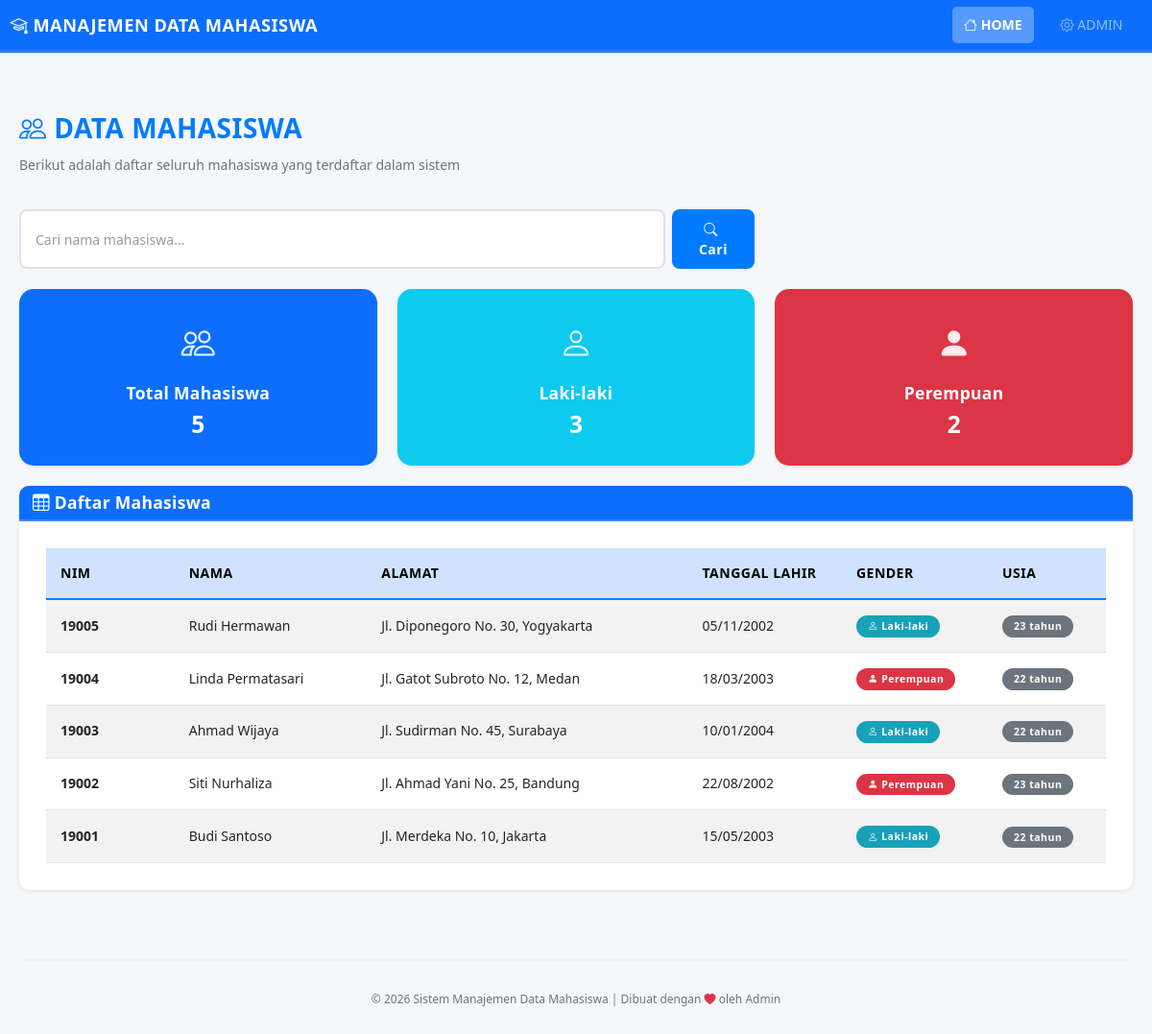
The page / on the database its author committed.
### tables this page shows
CREATE TABLE IF NOT EXISTS mahasiswa (
    NIM VARCHAR(20) PRIMARY KEY COMMENT 'Nomor Induk Mahasiswa',
    NAMA VARCHAR(100) NOT NULL COMMENT 'Nama Mahasiswa',
    ALAMAT TEXT NOT NULL COMMENT 'Alamat Mahasiswa',
    TANGGAL_LAHIR DATE NOT NULL COMMENT 'Tanggal Lahir Mahasiswa',
    GENDER ENUM('Laki-laki', 'Perempuan') NOT NULL COMMENT 'Jenis Kelamin Mahasiswa',
    CREATED_AT TIMESTAMP DEFAULT CURRENT_TIMESTAMP COMMENT 'Waktu Pembuatan Data',
    UPDATED_AT TIMESTAMP DEFAULT CURRENT_TIMESTAMP ON UPDATE CURRENT_TIMESTAMP COMMENT 'Waktu Update Data'
);

### includes/functions.php (called while the page is built, shortened)
<?php
function hitungUsia($tanggal_lahir)
{
    $birthDate = new DateTime($tanggal_lahir);
    $today = new DateTime('today');
    $age = $birthDate->diff($today)->y;
    return $age;
}
function formatTanggal($tanggal)
{
    return date('d/m/Y', strtotime($tanggal));
}
function ambilSemuaMahasiswa($conn, $search = '')
{
    if (!empty($search)) {
        $search = '%' . $search . '%';
        $query = "SELECT * FROM mahasiswa WHERE NAMA LIKE ? ORDER BY NIM DESC";
        $stmt = mysqli_prepare($conn, $query);
        mysqli_stmt_bind_param($stmt, "s", $search);
    } else {
        $query = "SELECT * FROM mahasiswa ORDER BY NIM DESC";
        $stmt = mysqli_prepare($conn, $query);
    }
    mysqli_stmt_execute($stmt);
    $result = mysqli_stmt_get_result($stmt);
    $data = [];
    while ($row = mysqli_fetch_assoc($result)) {
        $data[] = $row;
    }
    return $data;
}
function hitungStatistik($conn)
{
    $query = "SELECT
                COUNT(*) as total,
                SUM(CASE WHEN GENDER='Laki-laki' THEN 1 ELSE 0 END) as laki_laki,
                SUM(CASE WHEN GENDER='Perempuan' THEN 1 ELSE 0 END) as perempuan
              FROM mahasiswa";
    $result = mysqli_query($conn, $query);
    $data = mysqli_fetch_assoc($result);
    return [
        'total' => $data['total'] ?? 0,
        'laki_laki' => $data['laki_laki'] ?? 0,
        'perempuan' => $data['perempuan'] ?? 0
    ];
}
?>

### index.php (the view, shortened to what this page needs)
<?php
require_once __DIR__ . '/includes/functions.php';
$conn = getDBConnection();
$search = isset($_GET['search']) ? trim($_GET['search']) : '';
$mahasiswa = ambilSemuaMahasiswa($conn, $search);
$statistik = hitungStatistik($conn);
?>
<!DOCTYPE html>
<html lang="id">
<head>
    <link href="https://cdn.jsdelivr.net/npm/bootstrap@5.3.0/dist/css/bootstrap.min.css" rel="stylesheet">
    <link href="https://cdn.jsdelivr.net/npm/bootstrap-icons@1.11.0/font/bootstrap-icons.css" rel="stylesheet">
    <link rel="stylesheet" href="assets/css/style.css">
</head>
<body>
    <nav class="navbar navbar-expand-lg navbar-dark bg-primary">
        <div class="container-fluid">
            <a class="navbar-brand fw-bold" href="index.php">
                <i class="bi bi-mortarboard"></i> MANAJEMEN DATA MAHASISWA
            </a>
            <div class="collapse navbar-collapse" id="navbarNav">
                <ul class="navbar-nav ms-auto">
                    <li class="nav-item">
                        <a class="nav-link active" href="index.php">
                            <i class="bi bi-house"></i> HOME
                        </a>
                    </li>
                    <li class="nav-item">
                        <a class="nav-link" href="admin/index.php">
                            <i class="bi bi-gear"></i> ADMIN
                        </a>
                    </li>
                </ul>
            </div>
        </div>
    </nav>
    <div class="container mt-5">
        <div class="row mb-4">
            <div class="col-md-12">
                <h2 class="text-primary fw-bold">
                    <i class="bi bi-people"></i> DATA MAHASISWA
                </h2>
                <p class="text-muted">Berikut adalah daftar seluruh mahasiswa yang terdaftar dalam sistem</p>
            </div>
        </div>
        <div class="row mb-4">
            <div class="col-md-8">
                <form method="GET" action="index.php" class="d-flex gap-2">
                    <input
                        type="text"
                        class="form-control"
                        placeholder="Cari nama mahasiswa..."
                        name="search"
                        value="<?php echo htmlspecialchars($search); ?>"
                    >
                    <button type="submit" class="btn btn-primary">
                        <i class="bi bi-search"></i> Cari
                    </button>
                </form>
            </div>
        </div>
        <div class="row mb-4">
            <div class="col-md-4">
                <div class="card bg-primary text-white shadow-sm">
                    <div class="card-body text-center">
                        <i class="bi bi-people" style="font-size: 2.5rem;"></i>
                        <h5 class="card-title mt-3">Total Mahasiswa</h5>
                        <p class="card-text h3 fw-bold"><?php echo $statistik['total']; ?></p>
                    </div>
                </div>
            </div>
            <div class="col-md-4">
                <div class="card bg-info text-white shadow-sm">
                    <div class="card-body text-center">
                        <i class="bi bi-person" style="font-size: 2.5rem;"></i>
                        <h5 class="card-title mt-3">Laki-laki</h5>
                        <p class="card-text h3 fw-bold"><?php echo $statistik['laki_laki']; ?></p>
                    </div>
                </div>
            </div>
            <div class="col-md-4">
                <div class="card bg-danger text-white shadow-sm">
                    <div class="card-body text-center">
                        <i class="bi bi-person-fill" style="font-size: 2.5rem;"></i>
                        <h5 class="card-title mt-3">Perempuan</h5>
                        <p class="card-text h3 fw-bold"><?php echo $statistik['perempuan']; ?></p>
                    </div>
                </div>
            </div>
        </div>
        <div class="row">
            <div class="col-md-12">
                <div class="card shadow-sm">
                    <div class="card-header bg-primary text-white">
                        <h5 class="mb-0">
                            <i class="bi bi-table"></i>
                            Daftar Mahasiswa
                        </h5>
                    </div>
                    <div class="card-body">
                        <?php if (empty($mahasiswa)): ?>
                            <div class="alert alert-info" role="alert">
                                <i class="bi bi-info-circle"></i>
                                <?php if (!empty($search)): ?>
                                    Tidak ada data mahasiswa dengan nama "<strong><?php echo htmlspecialchars($search); ?></strong>"
                                <?php else: ?>
                                    Belum ada data mahasiswa terdaftar.
                                <?php endif; ?>
                            </div>
                        <?php else: ?>
                            <div class="table-responsive">
                                <table class="table table-striped table-hover">
                                    <thead class="table-primary">
                                        <tr>
                                            <th style="width: 10%;">NIM</th>
                                            <th style="width: 15%;">Nama</th>
                                            <th style="width: 25%;">Alamat</th>
                                            <th style="width: 12%;">Tanggal Lahir</th>
                                            <th style="width: 8%;">Gender</th>
                                            <th style="width: 8%;">Usia</th>
                                        </tr>
                                    </thead>
                                    <tbody>
                                        <?php foreach ($mahasiswa as $row): ?>
                                            <tr>
                                                <td><strong><?php echo htmlspecialchars($row['NIM']); ?></strong></td>
                                                <td><?php echo htmlspecialchars($row['NAMA']); ?></td>
                                                <td><?php echo htmlspecialchars($row['ALAMAT']); ?></td>
                                                <td><?php echo formatTanggal($row['TANGGAL_LAHIR']); ?></td>
                                                <td>
                                                    <?php if ($row['GENDER'] === 'Laki-laki'): ?>
                                                        <span class="badge bg-info"><i class="bi bi-person"></i> Laki-laki</span>
                                                    <?php else: ?>
                                                        <span class="badge bg-danger"><i class="bi bi-person-fill"></i> Perempuan</span>
                                                    <?php endif; ?>
                                                </td>
                                                <td>
                                                    <span class="badge bg-secondary"><?php echo hitungUsia($row['TANGGAL_LAHIR']); ?> tahun</span>
                                                </td>
                                            </tr>
                                        <?php endforeach; ?>
                                    </tbody>
                                </table>
                            </div>
                        <?php endif; ?>
                    </div>
                </div>
            </div>
        </div>
        <div class="row mt-5 mb-4">
            <div class="col-md-12">
                <hr>
                <p class="text-center text-muted small">
                    &copy; 2026 Sistem Manajemen Data Mahasiswa | Dibuat dengan <i class="bi bi-heart-fill text-danger"></i> oleh Admin
                </p>
            </div>
        </div>
    </div>
</body>
</html>

### assets/css/style.css (style rules this page uses)
:root { --primary-color: #007bff; --success-color: #28a745; --danger-color: #dc3545; --warning-color: #ffc107; --info-color: #17a2b8; --dark-color: #343a40; --light-color: #f8f9fa; --border-color: #dee2e6; --shadow-sm: 0 0.125rem 0.25rem rgba(0, 0, 0, 0.075); --transition: all 0.3s ease; }
* { margin: 0; padding: 0; box-sizing: border-box; }
html, body { font-family: 'Segoe UI', Roboto, 'Helvetica Neue', Arial, sans-serif; background-color: #f5f7fa; color: #333; font-size: 14px; line-height: 1.6; }
.navbar { box-shadow: var(--shadow-sm); border-bottom: 3px solid rgba(255, 255, 255, 0.1); }
.navbar-brand { font-size: 1.3rem; letter-spacing: 0.5px; transition: var(--transition); }
.nav-link { margin: 0 8px; border-radius: 5px; padding: 8px 12px !important; transition: var(--transition); }
.nav-link.active { background-color: rgba(255, 255, 255, 0.3); font-weight: 600; }
.card { border: none; border-radius: 10px; overflow: hidden; transition: var(--transition); }
.card-header { border-bottom: 2px solid rgba(255, 255, 255, 0.2); font-weight: 600; letter-spacing: 0.5px; }
.card-body { padding: 2rem; }
.card.bg-primary, .card.bg-info, .card.bg-danger, .card.bg-warning { border-radius: 15px; box-shadow: 0 5px 15px rgba(0, 0, 0, 0.1); }
.card.bg-primary .card-text, .card.bg-info .card-text, .card.bg-danger .card-text, .card.bg-warning .card-text { font-weight: 700; margin: 0; }
.card.bg-primary .bi, .card.bg-info .bi, .card.bg-danger .bi, .card.bg-warning .bi { opacity: 0.9; }
.btn { border-radius: 8px; padding: 10px 20px; font-weight: 600; letter-spacing: 0.5px; transition: var(--transition); border: none; }
.btn-primary { background-color: var(--primary-color); }
.btn i { margin-right: 5px; }
.table { margin-bottom: 0; }
.table thead { font-weight: 700; text-transform: uppercase; letter-spacing: 0.5px; }
.table thead th { border-bottom: 2px solid var(--primary-color); padding: 15px; vertical-align: middle; }
.table tbody tr { border-bottom: 1px solid var(--border-color); transition: var(--transition); }
.table tbody td { padding: 15px; vertical-align: middle; }
.table-striped tbody tr:nth-child(odd) { background-color: transparent; }
.form-control, .form-select { border: 2px solid var(--border-color); border-radius: 8px; padding: 10px 15px; font-size: 14px; transition: var(--transition); }
.form-control::placeholder { color: #999; }
.badge { font-weight: 600; padding: 6px 12px; border-radius: 20px; letter-spacing: 0.5px; }
.badge.bg-info { background-color: var(--info-color) !important; }
.badge.bg-danger { background-color: var(--danger-color) !important; }
.badge.bg-secondary { background-color: #6c757d !important; }
.container { max-width: 1200px; padding: 20px; }
h2 { font-weight: 700; letter-spacing: 0.5px; margin-bottom: 10px; }
h5 { font-weight: 600; letter-spacing: 0.3px; }
hr { border: none; border-top: 2px solid var(--border-color); margin: 30px 0; }
.text-primary { color: var(--primary-color) !important; }
.text-danger { color: var(--danger-color) !important; }
.text-muted { color: #6c757d !important; }
.fw-bold { font-weight: 700 !important; }
.small { font-size: 12px !important; }
.card { animation: fadeIn 0.5s ease; }
.shadow-sm { box-shadow: var(--shadow-sm) !important; }

### rows shown on the page
mahasiswa: NIM "19005", NAMA "Rudi Hermawan", ALAMAT "Jl. Diponegoro No. 30, Yogyakarta", TANGGAL_LAHIR "05/11/2002", GENDER "Laki-laki" (drawn), TANGGAL_LAHIR "23"
mahasiswa: NIM "19004", NAMA "Linda Permatasari", ALAMAT "Jl. Gatot Subroto No. 12, Medan", TANGGAL_LAHIR "18/03/2003", GENDER "Perempuan" (drawn), TANGGAL_LAHIR "22"
mahasiswa: NIM "19003", NAMA "Ahmad Wijaya", ALAMAT "Jl. Sudirman No. 45, Surabaya", TANGGAL_LAHIR "10/01/2004", GENDER "Laki-laki" (drawn), TANGGAL_LAHIR "22"
mahasiswa: NIM "19002", NAMA "Siti Nurhaliza", ALAMAT "Jl. Ahmad Yani No. 25, Bandung", TANGGAL_LAHIR "22/08/2002", GENDER "Perempuan" (drawn), TANGGAL_LAHIR "23"
mahasiswa: NIM "19001", NAMA "Budi Santoso", ALAMAT "Jl. Merdeka No. 10, Jakarta", TANGGAL_LAHIR "15/05/2003", GENDER "Laki-laki" (drawn), TANGGAL_LAHIR "22"

### other values the page prints
$statistik['total'] "5"
$statistik['laki_laki'] "3"
$statistik['perempuan'] "2"
